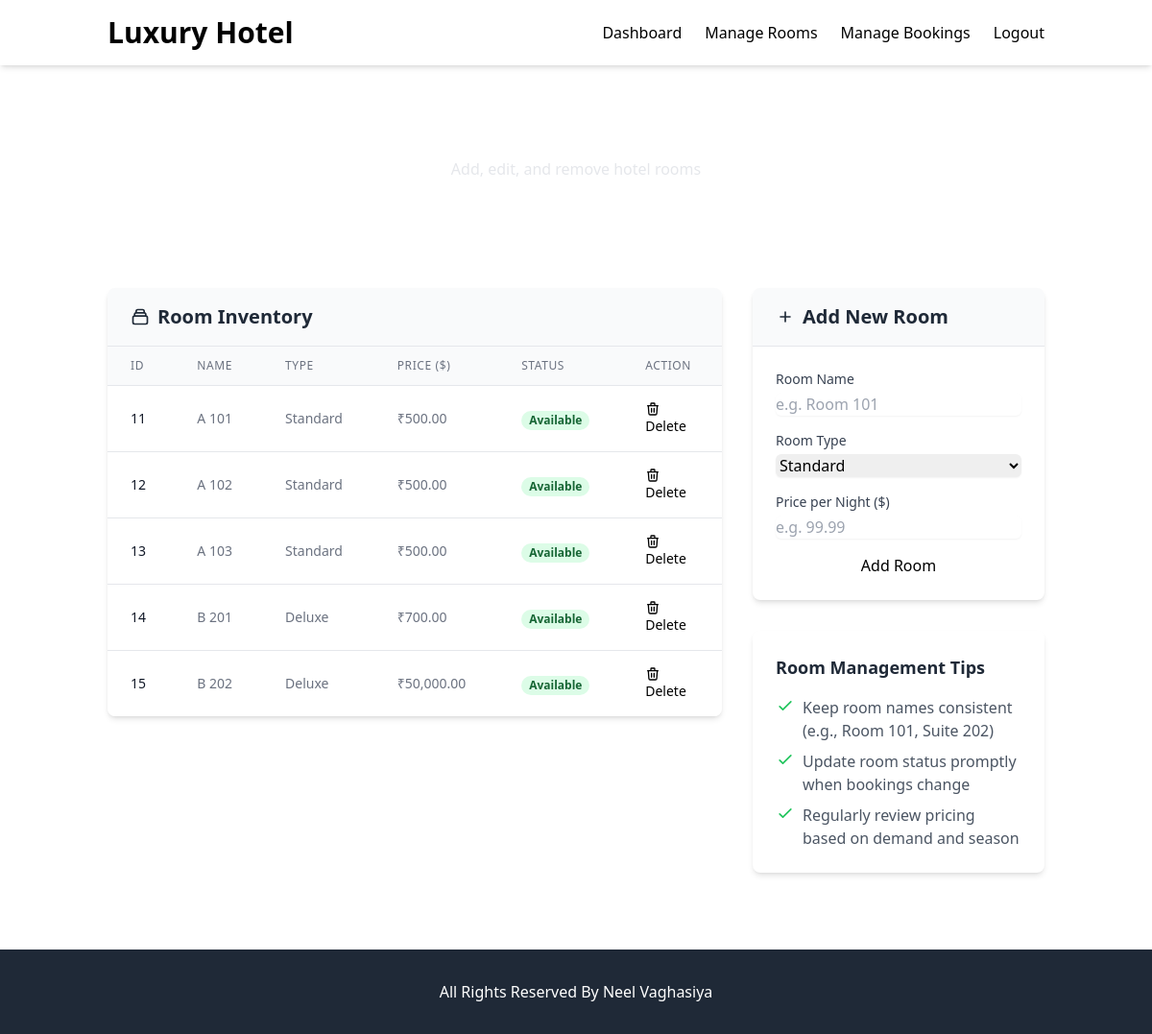
Page /manage-rooms.php on the committed database.
### tables this page shows
CREATE TABLE `rooms` (
  `id` int(11) NOT NULL,
  `room_name` varchar(50) NOT NULL,
  `price` decimal(10,2) NOT NULL,
  `status` enum('available','booked') DEFAULT 'available',
  `type` varchar(50) NOT NULL
);

### manage-rooms.php (the view, shortened to what this page needs)
<?php
require 'includes/db.php';
$result = $conn->query("SELECT * FROM rooms");
?>
<!DOCTYPE html>
<html lang="en">
<head>
    <link rel="stylesheet" href="css/style.css">
    <script src="https://cdn.tailwindcss.com"></script>
</head>
<body class="bg-background">
    <header class="bg-white shadow-md sticky top-0 z-50">
        <div class="container mx-auto py-4 px-6">
            <div class="flex justify-between items-center">
                <h1 class="text-2xl md:text-3xl font-bold text-primary">
                    <a href="index.php"><span class="text-accent">Luxury</span> Hotel</a>
                </h1>
                <nav class="hidden md:block">
                    <ul class="flex space-x-6">
                        <li><a href="dashboard.php" class="nav-link">Dashboard</a></li>
                        <li><a href="manage-rooms.php" class="nav-link active">Manage Rooms</a></li>
                        <li><a href="manage-bookings.php" class="nav-link">Manage Bookings</a></li>
                        <li><a href="logout.php" class="nav-link">Logout</a></li>
                    </ul>
                </nav>
            </div>
        </div>
    </header>
    <div class="bg-primary py-12 mb-8">
        <div class="container mx-auto px-6 text-center">
            <h1 class="text-3xl md:text-4xl font-bold text-white mb-2">Manage Rooms</h1>
            <p class="text-gray-200">Add, edit, and remove hotel rooms</p>
        </div>
    </div>
    <div class="container mx-auto px-6 py-8">
        <div class="grid grid-cols-1 lg:grid-cols-3 gap-8">
            <div class="lg:col-span-2">
                <div class="bg-white rounded-lg shadow-md overflow-hidden fade-in">
                    <div class="px-6 py-4 bg-gray-50 border-b border-gray-200">
                        <h2 class="text-xl font-semibold text-gray-800 flex items-center">
                            Room Inventory
                        </h2>
                    </div>
                    <div class="overflow-x-auto">
                        <table class="min-w-full divide-y divide-gray-200">
                            <thead class="bg-gray-50">
                                <tr>
                                    <th scope="col" class="px-6 py-3 text-left text-xs font-medium text-gray-500 uppercase tracking-wider">ID</th>
                                    <th scope="col" class="px-6 py-3 text-left text-xs font-medium text-gray-500 uppercase tracking-wider">Name</th>
                                    <th scope="col" class="px-6 py-3 text-left text-xs font-medium text-gray-500 uppercase tracking-wider">Type</th>
                                    <th scope="col" class="px-6 py-3 text-left text-xs font-medium text-gray-500 uppercase tracking-wider">Price ($)</th>
                                    <th scope="col" class="px-6 py-3 text-left text-xs font-medium text-gray-500 uppercase tracking-wider">Status</th>
                                    <th scope="col" class="px-6 py-3 text-left text-xs font-medium text-gray-500 uppercase tracking-wider">Action</th>
                                </tr>
                            </thead>
                            <tbody class="bg-white divide-y divide-gray-200" id="rooms-table-body">
                                <?php
                                if ($result && $result->num_rows > 0) {
                                    while ($room = $result->fetch_assoc()) {
                                        $statusClass = $room['status'] == 'available' ? 'bg-green-100 text-green-800' : 'bg-red-100 text-red-800';
                                ?>
                                    <tr class="room-row hover:bg-gray-50 transition-colors duration-150 ease-in-out">
                                        <td class="px-6 py-4 whitespace-nowrap text-sm font-medium text-gray-900"><?= $room['id'] ?></td>
                                        <td class="px-6 py-4 whitespace-nowrap text-sm text-gray-500"><?= htmlspecialchars($room['room_name']) ?></td>
                                        <td class="px-6 py-4 whitespace-nowrap text-sm text-gray-500"><?= htmlspecialchars($room['type'] ?? 'Standard') ?></td>
                                        <td class="px-6 py-4 whitespace-nowrap text-sm text-gray-500">₹<?= number_format($room['price'], 2) ?></td>
                                        <td class="px-6 py-4 whitespace-nowrap">
                                            <span class="px-2 inline-flex text-xs leading-5 font-semibold rounded-full <?= $statusClass ?>">
                                                <?= ucfirst($room['status']) ?>
                                            </span>
                                        </td>
                                        <td class="px-6 py-4 whitespace-nowrap text-sm font-medium">
                                            <button class="btn btn-danger delete-room" data-room-id="<?= $room['id'] ?>">
                                                Delete
                                            </button>
                                        </td>
                                    </tr>
                                <?php
                                    }
                                } else {
                                ?>
                                    <tr>
                                        <td colspan="6" class="px-6 py-4 text-center text-sm text-gray-500">No rooms found</td>
                                    </tr>
                                <?php } ?>
                            </tbody>
                        </table>
                    </div>
                </div>
            </div>
            <div class="lg:col-span-1">
                <div class="bg-white rounded-lg shadow-md overflow-hidden slide-in">
                    <div class="px-6 py-4 bg-gray-50 border-b border-gray-200">
                        <h2 class="text-xl font-semibold text-gray-800 flex items-center">
                            <svg xmlns="http://www.w3.org/2000/svg" class="h-5 w-5 mr-2 text-primary" fill="none" viewBox="0 0 24 24" stroke="currentColor">
                                <path stroke-linecap="round" stroke-linejoin="round" stroke-width="2" d="M12 6v6m0 0v6m0-6h6m-6 0H6" />
                            </svg>
                            Add New Room
                        </h2>
                    </div>
                    <div class="p-6">
                        <form method="POST" class="space-y-4">
                            <div>
                                <label for="room_name" class="block text-sm font-medium text-gray-700">Room Name</label>
                                <input type="text" name="room_name" id="room_name" placeholder="e.g. Room 101" required
                                       class="mt-1 block w-full rounded-md border-gray-300 shadow-sm focus:border-primary focus:ring focus:ring-primary focus:ring-opacity-50">
                            </div>
                            <div>
                                <label for="type" class="block text-sm font-medium text-gray-700">Room Type</label>
                                <select name="type" id="type" required
                                        class="mt-1 block w-full rounded-md border-gray-300 shadow-sm focus:border-primary focus:ring focus:ring-primary focus:ring-opacity-50">
                                    <option value="Standard">Standard</option>
                                </select>
                            </div>
                            <div>
                                <label for="price" class="block text-sm font-medium text-gray-700">Price per Night ($)</label>
                                <input type="number" name="price" id="price" placeholder="e.g. 99.99" step="0.01" min="0" required
                                       class="mt-1 block w-full rounded-md border-gray-300 shadow-sm focus:border-primary focus:ring focus:ring-primary focus:ring-opacity-50">
                            </div>
                            <button type="submit" class="w-full btn bg-primary hover:bg-primary-dark transition-colors duration-300">
                                Add Room
                            </button>
                        </form>
                    </div>
                </div>
                <div class="mt-8 bg-white rounded-lg shadow-md overflow-hidden p-6 slide-in" style="animation-delay: 0.2s;">
                    <h3 class="text-lg font-semibold text-gray-800 mb-4">Room Management Tips</h3>
                    <ul class="space-y-2 text-gray-600">
                        <li class="flex items-start">
                            <svg xmlns="http://www.w3.org/2000/svg" class="h-5 w-5 mr-2 text-green-500 flex-shrink-0" fill="none" viewBox="0 0 24 24" stroke="currentColor">
                                <path stroke-linecap="round" stroke-linejoin="round" stroke-width="2" d="M5 13l4 4L19 7" />
                            </svg>
                            <span>Keep room names consistent (e.g., Room 101, Suite 202)</span>
                        </li>
                        <li class="flex items-start">
                            <svg xmlns="http://www.w3.org/2000/svg" class="h-5 w-5 mr-2 text-green-500 flex-shrink-0" fill="none" viewBox="0 0 24 24" stroke="currentColor">
                                <path stroke-linecap="round" stroke-linejoin="round" stroke-width="2" d="M5 13l4 4L19 7" />
                            </svg>
                            <span>Update room status promptly when bookings change</span>
                        </li>
                        <li class="flex items-start">
                            <svg xmlns="http://www.w3.org/2000/svg" class="h-5 w-5 mr-2 text-green-500 flex-shrink-0" fill="none" viewBox="0 0 24 24" stroke="currentColor">
                                <path stroke-linecap="round" stroke-linejoin="round" stroke-width="2" d="M5 13l4 4L19 7" />
                            </svg>
                            <span>Regularly review pricing based on demand and season</span>
                        </li>
                    </ul>
                </div>
            </div>
        </div>
    </div>
    <footer class="bg-gray-800 text-white py-8 mt-12">
        <div class="container mx-auto px-6 text-center">
            <p> All Rights Reserved By Neel Vaghasiya</p>
        </div>
    </footer>
</body>
</html>

### style.css (style rules this page uses)
:root { --primary: #1e40af; --primary-dark: #1e3a8a; --secondary: #f59e0b; --accent: #f97316; --background: #f8fafc; --text: #1e293b; --text-light: #64748b; --success: #10b981; --danger: #ef4444; --warning: #f59e0b; --info: #3b82f6; --card: #ffffff; }

### rows in the picture
rooms: id "11", room_name "A 101", type "Standard", price "500.00", status "Available"
rooms: id "12", room_name "A 102", type "Standard", price "500.00", status "Available"
rooms: id "13", room_name "A 103", type "Standard", price "500.00", status "Available"
rooms: id "14", room_name "B 201", type "Deluxe", price "700.00", status "Available"
rooms: id "15", room_name "B 202", type "Deluxe", price "50,000.00", status "Available"
